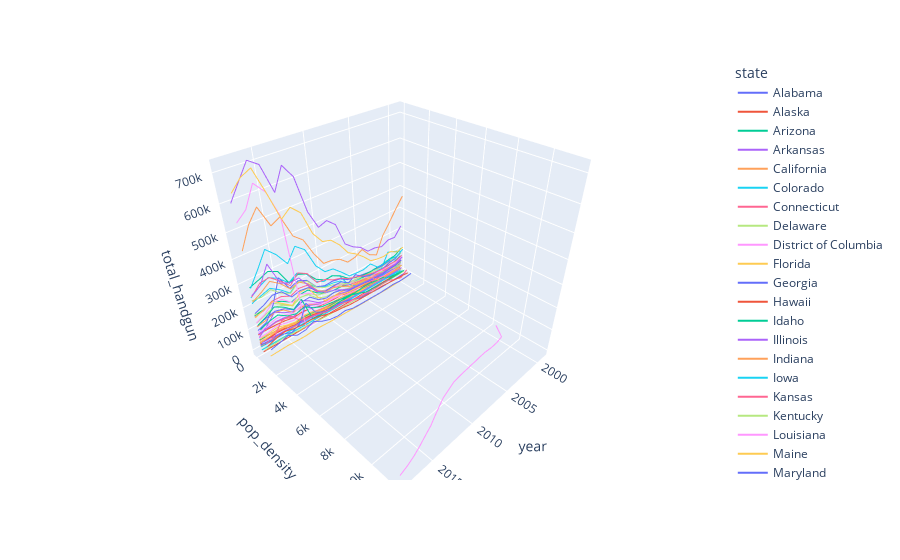

Notebook source saved alongside this figure:
### Code cell
#include DC by handguns
fig = px.line_3d(all_df, x="year", y="pop_density", z="total_handgun", color='state')
fig.show()

### Figure 1 — Plotly figure (JSON) as saved in the notebook; plotly's stock layout.template omitted (floating-point values rounded to 4 significant figures)
{"data": [{"hovertemplate": "state=Alabama<br>year=%{x}<br>pop_density=%{y}<br>total_handgun=%{z}<extra></extra>", "legendgroup": "Alabama", "line": {"color": "#636efa", "dash": "solid"}, "mode": "lines", "name": "Alabama", "scene": "scene", "showlegend": true, "type": "scatter3d", "x": [1999, 2000, 2001, 2002, 2003, 2004, 2005, 2006, 2007, 2008, 2009, 2010, 2011, 2012, 2013, 2014, 2015, 2016, 2017, 2018], "y": [86.12, 87.73, 87.97, 88.14, 88.5, 88.92, 89.57, 90.61, 91.4, 92.18, 92.79, 94.31, 94.57, 94.9, 95.19, 95.43, 95.64, 95.87, 96.07, 96.32], "z": [94544, 81983, 86615, 81324, 84163, 85821, 91961, 98254, 106824, 129517, 138145, 136652, 151878, 201513, 219673, 205267, 271875, 173345, 113839, 99101]}, {"hovertemplate": "state=Alaska<br>year=%{x}<br>pop_density=%{y}<br>total_handgun=%{z}<extra></extra>", "legendgroup": "Alaska", "line": {"color": "#EF553B", "dash": "solid"}, "mode": "lines", "name": "Alaska", "scene": "scene", "showlegend": true, "type": "scatter3d", "x": [1999, 2000, 2001, 2002, 2003, 2004, 2005, 2006, 2007, 2008, 2009, 2010, 2011, 2012, 2013, 2014, 2015, 2016, 2017, 2018], "y": [1.083, 1.097, 1.107, 1.124, 1.138, 1.157, 1.171, 1.184, 1.193, 1.203, 1.221, 1.248, 1.262, 1.277, 1.289, 1.287, 1.29, 1.296, 1.293, 1.289], "z": [14339, 12714, 13229, 12202, 12823, 14819, 17257, 18610, 19876, 24615, 25154, 27870, 30518, 38200, 39179, 38233, 39635, 40083, 37532, 35344]}, {"hovertemplate": "state=Arizona<br>year=%{x}<br>pop_density=%{y}<br>total_handgun=%{z}<extra></extra>", "legendgroup": "Arizona", "line": {"color": "#00cc96", "dash": "solid"}, "mode": "lines", "name": "Arizona", "scene": "scene", "showlegend": true, "type": "scatter3d", "x": [1999, 2000, 2001, 2002, 2003, 2004, 2005, 2006, 2007, 2008, 2009, 2010, 2011, 2012, 2013, 2014, 2015, 2016, 2017, 2018], "y": [42.05, 45.47, 46.68, 47.98, 49.2, 50.68, 52.58, 54.49, 55.99, 57.2, 58.04, 56.39, 56.97, 57.7, 58.39, 59.26, 60.14, 61.12, 62.03, 63.11], "z": [78103, 65267, 63196, 57203, 58771, 65013, 76933, 85187, 81058, 88394, 91341, 99529, 121327, 155303, 154403, 140430, 165758, 184637, 171815, 165432]}, {"hovertemplate": "state=Arkansas<br>year=%{x}<br>pop_density=%{y}<br>total_handgun=%{z}<extra></extra>", "legendgroup": "Arkansas", "line": {"color": "#ab63fa", "dash": "solid"}, "mode": "lines", "name": "Arkansas", "scene": "scene", "showlegend": true, "type": "scatter3d", "x": [1999, 2000, 2001, 2002, 2003, 2004, 2005, 2006, 2007, 2008, 2009, 2010, 2011, 2012, 2013, 2014, 2015, 2016, 2017, 2018], "y": [49.0, 51.44, 51.68, 51.95, 52.28, 52.74, 53.32, 54.07, 54.59, 55.08, 55.49, 56.12, 56.47, 56.7, 56.84, 57.0, 57.2, 57.43, 57.67, 57.88], "z": [50523, 43458, 41276, 37642, 38906, 38373, 40888, 44148, 46938, 56832, 63813, 59795, 65384, 81713, 86754, 72569, 89626, 93045, 85643, 80350]}, {"hovertemplate": "state=California<br>year=%{x}<br>pop_density=%{y}<br>total_handgun=%{z}<extra></extra>", "legendgroup": "California", "line": {"color": "#FFA15A", "dash": "solid"}, "mode": "lines", "name": "California", "scene": "scene", "showlegend": true, "type": "scatter3d", "x": [1999, 2000, 2001, 2002, 2003, 2004, 2005, 2006, 2007, 2008, 2009, 2010, 2011, 2012, 2013, 2014, 2015, 2016, 2017, 2018], "y": [212.5, 218.0, 221.1, 223.6, 226.0, 228.0, 229.5, 230.7, 232.3, 234.6, 237.0, 239.3, 241.4, 243.4, 245.5, 247.7, 249.8, 251.4, 252.6, 253.6], "z": [371893, 328615, 280044, 235121, 158811, 177220, 219760, 200857, 195941, 227528, 240795, 245159, 304814, 380810, 413018, 502333, 484461, 567107, 518489, 439363]}, {"hovertemplate": "state=Colorado<br>year=%{x}<br>pop_density=%{y}<br>total_handgun=%{z}<extra></extra>", "legendgroup": "Colorado", "line": {"color": "#19d3f3", "dash": "solid"}, "mode": "lines", "name": "Colorado", "scene": "scene", "showlegend": true, "type": "scatter3d", "x": [1999, 2000, 2001, 2002, 2003, 2004, 2005, 2006, 2007, 2008, 2009, 2010, 2011, 2012, 2013, 2014, 2015, 2016, 2017, 2018], "y": [39.11, 41.73, 42.74, 43.43, 43.86, 44.35, 44.94, 45.83, 46.69, 47.58, 48.45, 48.67, 49.38, 50.08, 50.82, 51.59, 52.57, 53.42, 54.15, 54.91], "z": [102368, 118000, 131277, 66778, 67461, 69512, 75000, 79488, 84766, 117975, 126647, 130155, 148975, 185000, 213214, 182562, 218026, 244769, 232337, 219776]}, {"hovertemplate": "state=Connecticut<br>year=%{x}<br>pop_density=%{y}<br>total_handgun=%{z}<extra></extra>", "legendgroup": "Connecticut", "line": {"color": "#FF6692", "dash": "solid"}, "mode": "lines", "name": "Connecticut", "scene": "scene", "showlegend": true, "type": "scatter3d", "x": [1999, 2000, 2001, 2002, 2003, 2004, 2005, 2006, 2007, 2008, 2009, 2010, 2011, 2012, 2013, 2014, 2015, 2016, 2017, 2018], "y": [677.4, 704.2, 707.7, 711.8, 715.8, 717.2, 717.8, 719.4, 720.1, 723.0, 726.2, 738.7, 740.6, 741.9, 742.0, 742.0, 740.5, 738.6, 737.6, 737.4], "z": [22375, 8, 9414, 24680, 25588, 22768, 24806, 25726, 29991, 37234, 46464, 47545, 49793, 63570, 68920, 78700, 123513, 122375, 71856, 60631]}, {"hovertemplate": "state=Delaware<br>year=%{x}<br>pop_density=%{y}<br>total_handgun=%{z}<extra></extra>", "legendgroup": "Delaware", "line": {"color": "#B6E880", "dash": "solid"}, "mode": "lines", "name": "Delaware", "scene": "scene", "showlegend": true, "type": "scatter3d", "x": [1999, 2000, 2001, 2002, 2003, 2004, 2005, 2006, 2007, 2008, 2009, 2010, 2011, 2012, 2013, 2014, 2015, 2016, 2017, 2018], "y": [385.7, 402.6, 406.8, 411.6, 417.1, 423.1, 429.9, 436.7, 442.7, 448.5, 453.1, 460.4, 464.3, 468.4, 472.7, 477.3, 481.8, 485.8, 489.8, 495.0], "z": [5979, 4948, 5209, 4788, 5020, 4995, 6213, 6107, 6300, 7822, 9712, 9230, 11131, 15712, 19861, 19442, 23872, 26453, 23537, 20520]}, {"hovertemplate": "state=District of Columbia<br>year=%{x}<br>pop_density=%{y}<br>total_handgun=%{z}<extra></extra>", "legendgroup": "District of Columbia", "line": {"color": "#FF97FF", "dash": "solid"}, "mode": "lines", "name": "District of Columbia", "scene": "scene", "showlegend": true, "type": "scatter3d", "x": [1999, 2000, 2001, 2002, 2003, 2004, 2005, 2006, 2007, 2008, 2009, 2010, 2011, 2012, 2013, 2014, 2015, 2016, 2017, 2018], "y": [8453.0, 9312.0, 9414.0, 9439.0, 9410.0, 9443.0, 9480.0, 9511.0, 9551.0, 9610.0, 9766.0, 9919.0, 10160.0, 10410.0, 10660.0, 10860.0, 11070.0, 11260.0, 11400.0, 11520.0], "z": [19, 17, 12, 6, 11, 14, 19, 54, 26, 187, 356, 308, 280, 427, 453, 475, 675, 675, 758, 976]}, {"hovertemplate": "state=Florida<br>year=%{x}<br>pop_density=%{y}<br>total_handgun=%{z}<extra></extra>", "legendgroup": "Florida", "line": {"color": "#FECB52", "dash": "solid"}, "mode": "lines", "name": "Florida", "scene": "scene", "showlegend": true, "type": "scatter3d", "x": [1999, 2000, 2001, 2002, 2003, 2004, 2005, 2006, 2007, 2008, 2009, 2010, 2011, 2012, 2013, 2014, 2015, 2016, 2017, 2018], "y": [280.2, 297.6, 303.3, 309.3, 314.9, 322.2, 329.8, 335.4, 338.9, 341.6, 343.8, 349.5, 354.1, 358.4, 362.8, 368.3, 375.0, 382.6, 389.0, 395.0], "z": [128773, 122562, 142355, 136819, 140959, 150880, 188425, 219607, 242807, 295143, 332491, 343715, 393230, 490384, 525587, 496767, 601871, 698920, 681550, 643595]}, {"hovertemplate": "state=Georgia<br>year=%{x}<br>pop_density=%{y}<br>total_handgun=%{z}<extra></extra>", "legendgroup": "Georgia", "line": {"color": "#636efa", "dash": "solid"}, "mode": "lines", "name": "Georgia", "scene": "scene", "showlegend": true, "type": "scatter3d", "x": [1999, 2000, 2001, 2002, 2003, 2004, 2005, 2006, 2007, 2008, 2009, 2010, 2011, 2012, 2013, 2014, 2015, 2016, 2017, 2018], "y": [134.5, 142.1, 145.4, 148.3, 150.9, 153.9, 157.1, 161.1, 164.6, 167.5, 169.7, 167.7, 169.3, 171.0, 172.2, 173.9, 175.8, 178.0, 179.8, 181.7], "z": [106569, 83738, 79997, 68660, 70067, 70216, 84156, 114233, 93554, 117550, 118170, 114490, 134906, 170985, 177111, 168885, 213093, 218367, 195803, 180943]}, {"hovertemplate": "state=Hawaii<br>year=%{x}<br>pop_density=%{y}<br>total_handgun=%{z}<extra></extra>", "legendgroup": "Hawaii", "line": {"color": "#EF553B", "dash": "solid"}, "mode": "lines", "name": "Hawaii", "scene": "scene", "showlegend": true, "type": "scatter3d", "x": [1999, 2000, 2001, 2002, 2003, 2004, 2005, 2006, 2007, 2008, 2009, 2010, 2011, 2012, 2013, 2014, 2015, 2016, 2017, 2018], "y": [184.6, 188.6, 189.7, 191.2, 193.0, 195.1, 197.1, 198.6, 198.8, 200.5, 201.7, 212.4, 214.7, 217.2, 219.3, 220.3, 221.5, 222.3, 221.7, 221.2], "z": [0, 0, 0, 0, 0, 0, 0, 0, 0, 0, 0, 0, 0, 6, 0, 0, 8, 20, 14, 10]}, {"hovertemplate": "state=Idaho<br>year=%{x}<br>pop_density=%{y}<br>total_handgun=%{z}<extra></extra>", "legendgroup": "Idaho", "line": {"color": "#00cc96", "dash": "solid"}, "mode": "lines", "name": "Idaho", "scene": "scene", "showlegend": true, "type": "scatter3d", "x": [1999, 2000, 2001, 2002, 2003, 2004, 2005, 2006, 2007, 2008, 2009, 2010, 2011, 2012, 2013, 2014, 2015, 2016, 2017, 2018], "y": [15.13, 15.71, 15.97, 16.22, 16.49, 16.82, 17.23, 17.7, 18.12, 18.46, 18.68, 18.98, 19.14, 19.28, 19.48, 19.72, 19.96, 20.34, 20.77, 21.2], "z": [21584, 19285, 17377, 15673, 15998, 15989, 17966, 20342, 22829, 26056, 26085, 26251, 31534, 39379, 41486, 35828, 42919, 50691, 49752, 51196]}, {"hovertemplate": "state=Illinois<br>year=%{x}<br>pop_density=%{y}<br>total_handgun=%{z}<extra></extra>", "legendgroup": "Illinois", "line": {"color": "#ab63fa", "dash": "solid"}, "mode": "lines", "name": "Illinois", "scene": "scene", "showlegend": true, "type": "scatter3d", "x": [1999, 2000, 2001, 2002, 2003, 2004, 2005, 2006, 2007, 2008, 2009, 2010, 2011, 2012, 2013, 2014, 2015, 2016, 2017, 2018], "y": [218.2, 223.8, 225.0, 225.9, 226.6, 227.5, 228.0, 228.8, 229.9, 231.1, 232.3, 231.0, 231.5, 231.8, 232.1, 231.9, 231.4, 230.8, 230.0, 229.2], "z": [77420, 60504, 57953, 52562, 53877, 53904, 56745, 60587, 64374, 80729, 99880, 109204, 134178, 181910, 236374, 235091, 252978, 352411, 282267, 259554]}, {"hovertemplate": "state=Indiana<br>year=%{x}<br>pop_density=%{y}<br>total_handgun=%{z}<extra></extra>", "legendgroup": "Indiana", "line": {"color": "#FFA15A", "dash": "solid"}, "mode": "lines", "name": "Indiana", "scene": "scene", "showlegend": true, "type": "scatter3d", "x": [1999, 2000, 2001, 2002, 2003, 2004, 2005, 2006, 2007, 2008, 2009, 2010, 2011, 2012, 2013, 2014, 2015, 2016, 2017, 2018], "y": [165.7, 169.8, 170.8, 171.4, 172.4, 173.3, 174.3, 175.7, 176.9, 178.1, 179.1, 181.0, 181.7, 182.3, 183.1, 183.8, 184.2, 184.9, 185.7, 186.6], "z": [31730, 22982, 25208, 19158, 29783, 63251, 63983, 69893, 74557, 94894, 110510, 112636, 136257, 188993, 215811, 205304, 249659, 278987, 251978, 231244]}, {"hovertemplate": "state=Iowa<br>year=%{x}<br>pop_density=%{y}<br>total_handgun=%{z}<extra></extra>", "legendgroup": "Iowa", "line": {"color": "#19d3f3", "dash": "solid"}, "mode": "lines", "name": "Iowa", "scene": "scene", "showlegend": true, "type": "scatter3d", "x": [1999, 2000, 2001, 2002, 2003, 2004, 2005, 2006, 2007, 2008, 2009, 2010, 2011, 2012, 2013, 2014, 2015, 2016, 2017, 2018], "y": [51.36, 52.41, 52.43, 52.43, 52.49, 52.65, 52.79, 53.06, 53.32, 53.59, 53.84, 54.61, 54.88, 55.06, 55.36, 55.66, 55.87, 56.06, 56.27, 56.49], "z": [649, 440, 421, 333, 274, 335, 343, 312, 264, 378, 464, 608, 1027, 1503, 2160, 2153, 2715, 2975, 2683, 2213]}, {"hovertemplate": "state=Kansas<br>year=%{x}<br>pop_density=%{y}<br>total_handgun=%{z}<extra></extra>", "legendgroup": "Kansas", "line": {"color": "#FF6692", "dash": "solid"}, "mode": "lines", "name": "Kansas", "scene": "scene", "showlegend": true, "type": "scatter3d", "x": [1999, 2000, 2001, 2002, 2003, 2004, 2005, 2006, 2007, 2008, 2009, 2010, 2011, 2012, 2013, 2014, 2015, 2016, 2017, 2018], "y": [32.44, 32.91, 33.02, 33.16, 33.27, 33.38, 33.51, 33.68, 33.93, 34.19, 34.45, 34.94, 35.07, 35.27, 35.37, 35.46, 35.56, 35.58, 35.58, 35.59], "z": [35809, 29377, 28025, 26334, 27260, 27429, 28221, 37954, 43892, 54072, 63269, 62375, 65924, 88085, 88841, 66442, 83086, 88492, 81972, 73792]}, {"hovertemplate": "state=Kentucky<br>year=%{x}<br>pop_density=%{y}<br>total_handgun=%{z}<extra></extra>", "legendgroup": "Kentucky", "line": {"color": "#B6E880", "dash": "solid"}, "mode": "lines", "name": "Kentucky", "scene": "scene", "showlegend": true, "type": "scatter3d", "x": [1999, 2000, 2001, 2002, 2003, 2004, 2005, 2006, 2007, 2008, 2009, 2010, 2011, 2012, 2013, 2014, 2015, 2016, 2017, 2018], "y": [99.7, 101.9, 102.4, 103.0, 103.7, 104.4, 105.3, 106.2, 107.1, 107.9, 108.6, 109.4, 110.0, 110.4, 110.9, 111.1, 111.4, 111.7, 112.1, 112.5], "z": [96183, 84688, 84430, 78747, 78667, 81212, 83889, 88373, 90491, 99733, 105589, 101852, 112562, 139489, 143223, 124291, 149596, 161940, 148753, 133622]}, {"hovertemplate": "state=Louisiana<br>year=%{x}<br>pop_density=%{y}<br>total_handgun=%{z}<extra></extra>", "legendgroup": "Louisiana", "line": {"color": "#FF97FF", "dash": "solid"}, "mode": "lines", "name": "Louisiana", "scene": "scene", "showlegend": true, "type": "scatter3d", "x": [1999, 2000, 2001, 2002, 2003, 2004, 2005, 2006, 2007, 2008, 2009, 2010, 2011, 2012, 2013, 2014, 2015, 2016, 2017, 2018], "y": [100.4, 102.6, 102.4, 102.5, 102.7, 103.1, 103.2, 97.34, 100.5, 102.2, 103.1, 104.3, 105.0, 105.6, 106.2, 106.6, 107.1, 107.4, 107.2, 107.0], "z": [70507, 59327, 59756, 60116, 61879, 58940, 83836, 85864, 84001, 103374, 106957, 100366, 112845, 142213, 157163, 140272, 176080, 184620, 152714, 134913]}, {"hovertemplate": "state=Maine<br>year=%{x}<br>pop_density=%{y}<br>total_handgun=%{z}<extra></extra>", "legendgroup": "Maine", "line": {"color": "#FECB52", "dash": "solid"}, "mode": "lines", "name": "Maine", "scene": "scene", "showlegend": true, "type": "scatter3d", "x": [1999, 2000, 2001, 2002, 2003, 2004, 2005, 2006, 2007, 2008, 2009, 2010, 2011, 2012, 2013, 2014, 2015, 2016, 2017, 2018], "y": [40.6, 41.39, 41.63, 41.93, 42.22, 42.39, 42.5, 42.61, 42.68, 42.76, 42.72, 43.02, 43.04, 43.02, 43.04, 43.12, 43.05, 43.14, 43.26, 43.37], "z": [12928, 12055, 13193, 12952, 13102, 13825, 14032, 14857, 15401, 19138, 22013, 24205, 27901, 37627, 39858, 33604, 43736, 50232, 42022, 38645]}, {"hovertemplate": "state=Maryland<br>year=%{x}<br>pop_density=%{y}<br>total_handgun=%{z}<extra></extra>", "legendgroup": "Maryland", "line": {"color": "#636efa", "dash": "solid"}, "mode": "lines", "name": "Maryland", "scene": "scene", "showlegend": true, "type": "scatter3d", "x": [1999, 2000, 2001, 2002, 2003, 2004, 2005, 2006, 2007, 2008, 2009, 2010, 2011, 2012, 2013, 2014, 2015, 2016, 2017, 2018], "y": [529.1, 543.3, 549.9, 556.6, 562.4, 567.1, 571.2, 574.2, 576.5, 579.0, 583.1, 592.2, 597.4, 602.3, 606.1, 609.6, 612.5, 614.4, 616.4, 618.2], "z": [2054, 1708, 1471, 1280, 1339, 3083, 10097, 9444, 22674, 37352, 46389, 40567, 46683, 67830, 133057, 55837, 37956, 53405, 53124, 54329]}, {"hovertemplate": "state=Massachusetts<br>year=%{x}<br>pop_density=%{y}<br>total_handgun=%{z}<extra></extra>", "legendgroup": "Massachusetts", "line": {"color": "#EF553B", "dash": "solid"}, "mode": "lines", "name": "Massachusetts", "scene": "scene", "showlegend": true, "type": "scatter3d", "x": [1999, 2000, 2001, 2002, 2003, 2004, 2005, 2006, 2007, 2008, 2009, 2010, 2011, 2012, 2013, 2014, 2015, 2016, 2017, 2018], "y": [787.6, 811.6, 817.8, 821.6, 822.9, 822.9, 823.1, 824.8, 829.0, 834.6, 841.0, 837.6, 843.5, 849.9, 856.4, 862.7, 866.8, 870.7, 875.4, 880.4], "z": [9504, 14067, 15490, 17775, 21189, 20815, 20581, 21341, 22247, 24184, 30166, 33468, 42506, 55136, 61229, 59724, 66056, 76567, 67828, 53787]}, {"hovertemplate": "state=Michigan<br>year=%{x}<br>pop_density=%{y}<br>total_handgun=%{z}<extra></extra>", "legendgroup": "Michigan", "line": {"color": "#00cc96", "dash": "solid"}, "mode": "lines", "name": "Michigan", "scene": "scene", "showlegend": true, "type": "scatter3d", "x": [1999, 2000, 2001, 2002, 2003, 2004, 2005, 2006, 2007, 2008, 2009, 2010, 2011, 2012, 2013, 2014, 2015, 2016, 2017, 2018], "y": [173.6, 175.3, 176.2, 176.7, 177.2, 177.6, 177.6, 177.5, 176.9, 176.1, 175.5, 173.9, 174.0, 174.2, 174.5, 174.8, 174.9, 175.2, 175.6, 176.0], "z": [1398, 964, 5214, 23211, 27100, 32593, 33073, 28574, 24623, 26618, 25716, 18531, 15234, 21026, 136692, 110078, 142450, 165938, 142622, 124708]}, {"hovertemplate": "state=Minnesota<br>year=%{x}<br>pop_density=%{y}<br>total_handgun=%{z}<extra></extra>", "legendgroup": "Minnesota", "line": {"color": "#ab63fa", "dash": "solid"}, "mode": "lines", "name": "Minnesota", "scene": "scene", "showlegend": true, "type": "scatter3d", "x": [1999, 2000, 2001, 2002, 2003, 2004, 2005, 2006, 2007, 2008, 2009, 2010, 2011, 2012, 2013, 2014, 2015, 2016, 2017, 2018], "y": [59.99, 61.98, 62.59, 63.03, 63.41, 63.8, 64.14, 64.67, 65.21, 65.7, 66.15, 66.71, 67.15, 67.54, 68.0, 68.48, 68.87, 69.38, 69.94, 70.48], "z": [27953, 29984, 29005, 28887, 40302, 39456, 37817, 41800, 45385, 55496, 62929, 59997, 73815, 104260, 126322, 95410, 112673, 136779, 97130, 64724]}, {"hovertemplate": "state=Mississippi<br>year=%{x}<br>pop_density=%{y}<br>total_handgun=%{z}<extra></extra>", "legendgroup": "Mississippi", "line": {"color": "#FFA15A", "dash": "solid"}, "mode": "lines", "name": "Mississippi", "scene": "scene", "showlegend": true, "type": "scatter3d", "x": [1999, 2000, 2001, 2002, 2003, 2004, 2005, 2006, 2007, 2008, 2009, 2010, 2011, 2012, 2013, 2014, 2015, 2016, 2017, 2018], "y": [59.02, 60.72, 60.83, 60.94, 61.14, 61.53, 61.83, 61.76, 62.29, 62.68, 62.93, 63.33, 63.5, 63.61, 63.72, 63.76, 63.72, 63.71, 63.74, 63.67], "z": [66980, 56142, 52604, 48510, 48080, 49444, 55797, 58285, 56701, 64799, 62432, 62207, 68944, 86016, 97028, 92613, 125463, 135408, 121841, 114616]}, {"hovertemplate": "state=Missouri<br>year=%{x}<br>pop_density=%{y}<br>total_handgun=%{z}<extra></extra>", "legendgroup": "Missouri", "line": {"color": "#19d3f3", "dash": "solid"}, "mode": "lines", "name": "Missouri", "scene": "scene", "showlegend": true, "type": "scatter3d", "x": [1999, 2000, 2001, 2002, 2003, 2004, 2005, 2006, 2007, 2008, 2009, 2010, 2011, 2012, 2013, 2014, 2015, 2016, 2017, 2018], "y": [79.38, 81.38, 81.93, 82.47, 82.96, 83.59, 84.29, 85.09, 85.79, 86.47, 86.92, 87.04, 87.24, 87.45, 87.69, 87.92, 88.14, 88.37, 88.68, 88.94], "z": [43744, 36523, 35878, 34263, 39108, 46817, 49910, 53998, 84055, 143407, 164674, 157387, 176807, 231266, 252778, 229945, 269241, 291803, 273172, 246344]}, {"hovertemplate": "state=Montana<br>year=%{x}<br>pop_density=%{y}<br>total_handgun=%{z}<extra></extra>", "legendgroup": "Montana", "line": {"color": "#FF6692", "dash": "solid"}, "mode": "lines", "name": "Montana", "scene": "scene", "showlegend": true, "type": "scatter3d", "x": [1999, 2000, 2001, 2002, 2003, 2004, 2005, 2006, 2007, 2008, 2009, 2010, 2011, 2012, 2013, 2014, 2015, 2016, 2017, 2018], "y": [6.065, 6.206, 6.224, 6.251, 6.298, 6.361, 6.422, 6.501, 6.577, 6.651, 6.699, 6.807, 6.851, 6.896, 6.964, 7.021, 7.08, 7.151, 7.235, 7.298], "z": [19448, 18401, 18426, 18032, 19102, 19321, 19703, 20636, 22430, 26311, 28893, 29611, 34306, 44700, 44390, 38409, 41516, 43050, 40021, 38393]}, {"hovertemplate": "state=Nebraska<br>year=%{x}<br>pop_density=%{y}<br>total_handgun=%{z}<extra></extra>", "legendgroup": "Nebraska", "line": {"color": "#B6E880", "dash": "solid"}, "mode": "lines", "name": "Nebraska", "scene": "scene", "showlegend": true, "type": "scatter3d", "x": [1999, 2000, 2001, 2002, 2003, 2004, 2005, 2006, 2007, 2008, 2009, 2010, 2011, 2012, 2013, 2014, 2015, 2016, 2017, 2018], "y": [21.67, 22.29, 22.35, 22.44, 22.55, 22.66, 22.79, 22.9, 23.02, 23.18, 23.37, 23.8, 23.94, 24.11, 24.27, 24.45, 24.61, 24.79, 24.95, 25.1], "z": [615, 393, 295, 210, 192, 176, 26, 28, 28, 116, 155, 950, 1263, 1256, 1399, 1392, 1905, 1859, 1847, 1633]}, {"hovertemplate": "state=Nevada<br>year=%{x}<br>pop_density=%{y}<br>total_handgun=%{z}<extra></extra>", "legendgroup": "Nevada", "line": {"color": "#FF97FF", "dash": "solid"}, "mode": "lines", "name": "Nevada", "scene": "scene", "showlegend": true, "type": "scatter3d", "x": [1999, 2000, 2001, 2002, 2003, 2004, 2005, 2006, 2007, 2008, 2009, 2010, 2011, 2012, 2013, 2014, 2015, 2016, 2017, 2018], "y": [16.47, 18.38, 19.07, 19.72, 20.37, 21.2, 21.93, 22.7, 23.38, 23.82, 24.07, 24.61, 24.7, 24.99, 25.29, 25.67, 26.12, 26.59, 27.06, 27.63], "z": [31387, 23817, 24035, 21956, 22692, 24866, 29772, 30783, 31649, 45248, 50143, 49669, 56604, 65506, 63392, 51948, 60528, 69956, 61487, 58817]}, {"hovertemplate": "state=New Hampshire<br>year=%{x}<br>pop_density=%{y}<br>total_handgun=%{z}<extra></extra>", "legendgroup": "New Hampshire", "line": {"color": "#FECB52", "dash": "solid"}, "mode": "lines", "name": "New Hampshire", "scene": "scene", "showlegend": true, "type": "scatter3d", "x": [1999, 2000, 2001, 2002, 2003, 2004, 2005, 2006, 2007, 2008, 2009, 2010, 2011, 2012, 2013, 2014, 2015, 2016, 2017, 2018], "y": [133.9, 138.3, 140.1, 141.7, 142.9, 144.2, 145.1, 146.3, 146.9, 147.4, 147.7, 146.8, 147.2, 147.6, 147.9, 148.7, 149.0, 149.7, 150.5, 151.3], "z": [11799, 14495, 15257, 13637, 13890, 13343, 14565, 16653, 18784, 23478, 27945, 28788, 33604, 50982, 56476, 47550, 55631, 69400, 63149, 60637]}, {"hovertemplate": "state=New Jersey<br>year=%{x}<br>pop_density=%{y}<br>total_handgun=%{z}<extra></extra>", "legendgroup": "New Jersey", "line": {"color": "#636efa", "dash": "solid"}, "mode": "lines", "name": "New Jersey", "scene": "scene", "showlegend": true, "type": "scatter3d", "x": [1999, 2000, 2001, 2002, 2003, 2004, 2005, 2006, 2007, 2008, 2009, 2010, 2011, 2012, 2013, 2014, 2015, 2016, 2017, 2018], "y": [1098.0, 1137.0, 1145.0, 1152.0, 1157.0, 1161.0, 1162.0, 1163.0, 1164.0, 1168.0, 1174.0, 1186.0, 1190.0, 1193.0, 1194.0, 1195.0, 1196.0, 1197.0, 1198.0, 1201.0], "z": [16176, 15263, 13791, 17647, 15998, 14399, 15541, 16360, 16505, 19042, 29976, 25593, 31163, 45152, 66786, 49911, 47849, 70249, 58989, 51231]}, {"hovertemplate": "state=New Mexico<br>year=%{x}<br>pop_density=%{y}<br>total_handgun=%{z}<extra></extra>", "legendgroup": "New Mexico", "line": {"color": "#EF553B", "dash": "solid"}, "mode": "lines", "name": "New Mexico", "scene": "scene", "showlegend": true, "type": "scatter3d", "x": [1999, 2000, 2001, 2002, 2003, 2004, 2005, 2006, 2007, 2008, 2009, 2010, 2011, 2012, 2013, 2014, 2015, 2016, 2017, 2018], "y": [14.34, 15.0, 15.07, 15.24, 15.41, 15.59, 15.79, 16.01, 16.22, 16.37, 16.56, 17.01, 17.14, 17.2, 17.25, 17.22, 17.22, 17.25, 17.25, 17.27], "z": [35566, 29382, 29983, 27447, 27484, 29698, 31289, 34075, 37368, 44428, 44703, 47094, 51905, 63570, 69063, 64059, 71902, 75665, 77162, 75103]}, {"hovertemplate": "state=New York<br>year=%{x}<br>pop_density=%{y}<br>total_handgun=%{z}<extra></extra>", "legendgroup": "New York", "line": {"color": "#00cc96", "dash": "solid"}, "mode": "lines", "name": "New York", "scene": "scene", "showlegend": true, "type": "scatter3d", "x": [1999, 2000, 2001, 2002, 2003, 2004, 2005, 2006, 2007, 2008, 2009, 2010, 2011, 2012, 2013, 2014, 2015, 2016, 2017, 2018], "y": [385.4, 402.4, 404.3, 405.9, 407.3, 408.7, 409.4, 410.0, 411.4, 412.3, 413.9, 410.9, 413.0, 414.6, 415.7, 416.3, 416.4, 416.0, 414.9, 413.9], "z": [10451, 9624, 8629, 8078, 9603, 11095, 12976, 28895, 40064, 44329, 54613, 59852, 65774, 82887, 108952, 98573, 110505, 137350, 129886, 114799]}, {"hovertemplate": "state=North Carolina<br>year=%{x}<br>pop_density=%{y}<br>total_handgun=%{z}<extra></extra>", "legendgroup": "North Carolina", "line": {"color": "#ab63fa", "dash": "solid"}, "mode": "lines", "name": "North Carolina", "scene": "scene", "showlegend": true, "type": "scatter3d", "x": [1999, 2000, 2001, 2002, 2003, 2004, 2005, 2006, 2007, 2008, 2009, 2010, 2011, 2012, 2013, 2014, 2015, 2016, 2017, 2018], "y": [157.1, 165.9, 168.4, 170.7, 172.8, 175.1, 178.0, 182.0, 186.1, 189.8, 192.6, 196.6, 198.2, 200.1, 202.1, 203.9, 206.0, 208.5, 210.9, 213.2], "z": [18324, 16227, 16048, 15566, 16180, 15242, 14429, 15205, 14726, 16516, 17155, 19831, 22856, 30252, 31649, 35262, 38328, 39460, 42792, 42987]}, {"hovertemplate": "state=North Dakota<br>year=%{x}<br>pop_density=%{y}<br>total_handgun=%{z}<extra></extra>", "legendgroup": "North Dakota", "line": {"color": "#FFA15A", "dash": "solid"}, "mode": "lines", "name": "North Dakota", "scene": "scene", "showlegend": true, "type": "scatter3d", "x": [1999, 2000, 2001, 2002, 2003, 2004, 2005, 2006, 2007, 2008, 2009, 2010, 2011, 2012, 2013, 2014, 2015, 2016, 2017, 2018], "y": [9.187, 9.296, 9.224, 9.186, 9.174, 9.225, 9.211, 9.232, 9.253, 9.299, 9.378, 9.782, 9.933, 10.16, 10.47, 10.69, 10.93, 10.94, 10.95, 11.02], "z": [5032, 4994, 4746, 4462, 4700, 5060, 5448, 6128, 6767, 8958, 10123, 10339, 15596, 23557, 24345, 19659, 21368, 20735, 20596, 19277]}, {"hovertemplate": "state=Ohio<br>year=%{x}<br>pop_density=%{y}<br>total_handgun=%{z}<extra></extra>", "legendgroup": "Ohio", "line": {"color": "#19d3f3", "dash": "solid"}, "mode": "lines", "name": "Ohio", "scene": "scene", "showlegend": true, "type": "scatter3d", "x": [1999, 2000, 2001, 2002, 2003, 2004, 2005, 2006, 2007, 2008, 2009, 2010, 2011, 2012, 2013, 2014, 2015, 2016, 2017, 2018], "y": [274.9, 277.5, 278.3, 278.9, 279.5, 280.0, 280.2, 280.7, 281.3, 281.5, 281.9, 281.8, 281.9, 282.0, 282.7, 283.4, 283.7, 284.1, 284.9, 285.5], "z": [119054, 99315, 103298, 97773, 99451, 133795, 123742, 126274, 131205, 168719, 202607, 208730, 254132, 341709, 372746, 318776, 374060, 411864, 350111, 292598]}, {"hovertemplate": "state=Oklahoma<br>year=%{x}<br>pop_density=%{y}<br>total_handgun=%{z}<extra></extra>", "legendgroup": "Oklahoma", "line": {"color": "#FF6692", "dash": "solid"}, "mode": "lines", "name": "Oklahoma", "scene": "scene", "showlegend": true, "type": "scatter3d", "x": [1999, 2000, 2001, 2002, 2003, 2004, 2005, 2006, 2007, 2008, 2009, 2010, 2011, 2012, 2013, 2014, 2015, 2016, 2017, 2018], "y": [48.9, 50.3, 50.46, 50.75, 50.95, 51.18, 51.45, 52.05, 52.6, 53.07, 53.69, 54.75, 55.16, 55.61, 56.11, 56.48, 56.94, 57.19, 57.27, 57.42], "z": [57147, 49532, 52066, 50570, 53744, 57409, 63140, 70088, 76620, 97833, 109656, 110381, 126424, 177976, 183437, 168627, 187511, 188417, 167696, 158710]}, {"hovertemplate": "state=Oregon<br>year=%{x}<br>pop_density=%{y}<br>total_handgun=%{z}<extra></extra>", "legendgroup": "Oregon", "line": {"color": "#B6E880", "dash": "solid"}, "mode": "lines", "name": "Oregon", "scene": "scene", "showlegend": true, "type": "scatter3d", "x": [1999, 2000, 2001, 2002, 2003, 2004, 2005, 2006, 2007, 2008, 2009, 2010, 2011, 2012, 2013, 2014, 2015, 2016, 2017, 2018], "y": [34.54, 35.74, 36.15, 36.64, 36.98, 37.23, 37.69, 38.31, 38.89, 39.41, 39.85, 39.98, 40.33, 40.62, 40.86, 41.29, 41.84, 42.62, 43.2, 43.65], "z": [63342, 49634, 46620, 44013, 47287, 48042, 52469, 56364, 60535, 71876, 77167, 80060, 95413, 132660, 140539, 123605, 150194, 178739, 169963, 167730]}, {"hovertemplate": "state=Pennsylvania<br>year=%{x}<br>pop_density=%{y}<br>total_handgun=%{z}<extra></extra>", "legendgroup": "Pennsylvania", "line": {"color": "#FF97FF", "dash": "solid"}, "mode": "lines", "name": "Pennsylvania", "scene": "scene", "showlegend": true, "type": "scatter3d", "x": [1999, 2000, 2001, 2002, 2003, 2004, 2005, 2006, 2007, 2008, 2009, 2010, 2011, 2012, 2013, 2014, 2015, 2016, 2017, 2018], "y": [267.6, 274.1, 274.4, 275.0, 275.7, 276.4, 277.1, 278.3, 279.4, 280.4, 281.3, 283.6, 284.4, 284.9, 285.1, 285.4, 285.3, 285.2, 285.4, 285.8], "z": [4139, 10, 0, 0, 2, 0, 2, 137, 1, 2, 7, 6, 94, 536, 320, 507891, 605707, 647974, 572731, 541488]}, {"hovertemplate": "state=Rhode Island<br>year=%{x}<br>pop_density=%{y}<br>total_handgun=%{z}<extra></extra>", "legendgroup": "Rhode Island", "line": {"color": "#FECB52", "dash": "solid"}, "mode": "lines", "name": "Rhode Island", "scene": "scene", "showlegend": true, "type": "scatter3d", "x": [1999, 2000, 2001, 2002, 2003, 2004, 2005, 2006, 2007, 2008, 2009, 2010, 2011, 2012, 2013, 2014, 2015, 2016, 2017, 2018], "y": [948.2, 1006.0, 1013.0, 1020.0, 1025.0, 1025.0, 1019.0, 1015.0, 1010.0, 1008.0, 1008.0, 1009.0, 1008.0, 1009.0, 1010.0, 1011.0, 1011.0, 1012.0, 1011.0, 1012.0], "z": [4933, 4216, 4385, 4061, 4014, 4294, 4266, 4321, 4535, 5869, 7168, 7641, 8689, 11604, 12821, 10096, 11377, 14507, 13176, 12619]}, {"hovertemplate": "state=South Carolina<br>year=%{x}<br>pop_density=%{y}<br>total_handgun=%{z}<extra></extra>", "legendgroup": "South Carolina", "line": {"color": "#636efa", "dash": "solid"}, "mode": "lines", "name": "South Carolina", "scene": "scene", "showlegend": true, "type": "scatter3d", "x": [1999, 2000, 2001, 2002, 2003, 2004, 2005, 2006, 2007, 2008, 2009, 2010, 2011, 2012, 2013, 2014, 2015, 2016, 2017, 2018], "y": [129.1, 133.6, 134.9, 136.3, 137.7, 139.5, 141.4, 144.1, 146.9, 149.6, 151.5, 154.0, 155.2, 156.7, 158.2, 160.2, 162.5, 164.7, 166.8, 168.9], "z": [57983, 47169, 45673, 40243, 42273, 43079, 48928, 51585, 55227, 76430, 85155, 78737, 91423, 125378, 122412, 107694, 134888, 145508, 136773, 125509]}, {"hovertemplate": "state=South Dakota<br>year=%{x}<br>pop_density=%{y}<br>total_handgun=%{z}<extra></extra>", "legendgroup": "South Dakota", "line": {"color": "#EF553B", "dash": "solid"}, "mode": "lines", "name": "South Dakota", "scene": "scene", "showlegend": true, "type": "scatter3d", "x": [1999, 2000, 2001, 2002, 2003, 2004, 2005, 2006, 2007, 2008, 2009, 2010, 2011, 2012, 2013, 2014, 2015, 2016, 2017, 2018], "y": [9.661, 9.958, 10.0, 10.04, 10.11, 10.2, 10.28, 10.39, 10.5, 10.6, 10.71, 10.76, 10.85, 10.98, 11.1, 11.19, 11.25, 11.37, 11.51, 11.63], "z": [4168, 5768, 7032, 7888, 8649, 9217, 9481, 9835, 10884, 15358, 16947, 17541, 21279, 30119, 32669, 28890, 33925, 38146, 33201, 29625]}, {"hovertemplate": "state=Tennessee<br>year=%{x}<br>pop_density=%{y}<br>total_handgun=%{z}<extra></extra>", "legendgroup": "Tennessee", "line": {"color": "#00cc96", "dash": "solid"}, "mode": "lines", "name": "Tennessee", "scene": "scene", "showlegend": true, "type": "scatter3d", "x": [1999, 2000, 2001, 2002, 2003, 2004, 2005, 2006, 2007, 2008, 2009, 2010, 2011, 2012, 2013, 2014, 2015, 2016, 2017, 2018], "y": [133.0, 138.4, 139.6, 140.8, 142.1, 143.6, 145.5, 147.7, 149.8, 151.4, 152.8, 154.2, 155.2, 156.5, 157.5, 158.7, 159.9, 161.2, 162.8, 164.3], "z": [122114, 100998, 97966, 91223, 90007, 87637, 91349, 98928, 114808, 146725, 166340, 166078, 188776, 233098, 249753, 229718, 300902, 319557, 304012, 290656]}, {"hovertemplate": "state=Texas<br>year=%{x}<br>pop_density=%{y}<br>total_handgun=%{z}<extra></extra>", "legendgroup": "Texas", "line": {"color": "#ab63fa", "dash": "solid"}, "mode": "lines", "name": "Texas", "scene": "scene", "showlegend": true, "type": "scatter3d", "x": [1999, 2000, 2001, 2002, 2003, 2004, 2005, 2006, 2007, 2008, 2009, 2010, 2011, 2012, 2013, 2014, 2015, 2016, 2017, 2018], "y": [76.56, 80.01, 81.49, 82.93, 84.26, 85.63, 87.1, 89.26, 91.05, 92.84, 94.66, 96.42, 97.96, 99.66, 101.2, 103.0, 105.0, 106.7, 108.2, 109.6], "z": [229866, 189654, 193477, 177884, 188869, 190373, 225605, 245460, 275743, 376363, 408417, 396375, 473092, 615886, 666857, 586576, 692677, 717546, 661685, 604427]}, {"hovertemplate": "state=Utah<br>year=%{x}<br>pop_density=%{y}<br>total_handgun=%{z}<extra></extra>", "legendgroup": "Utah", "line": {"color": "#FFA15A", "dash": "solid"}, "mode": "lines", "name": "Utah", "scene": "scene", "showlegend": true, "type": "scatter3d", "x": [1999, 2000, 2001, 2002, 2003, 2004, 2005, 2006, 2007, 2008, 2009, 2010, 2011, 2012, 2013, 2014, 2015, 2016, 2017, 2018], "y": [25.93, 27.32, 27.89, 28.42, 28.97, 29.69, 30.43, 31.45, 32.43, 33.2, 33.9, 33.79, 34.26, 34.74, 35.28, 35.76, 36.31, 37.04, 37.78, 38.48], "z": [26051, 19941, 19427, 16940, 18200, 18899, 20349, 24198, 29154, 34625, 34134, 28442, 32129, 45471, 48741, 36773, 46589, 52148, 50092, 47589]}, {"hovertemplate": "state=Vermont<br>year=%{x}<br>pop_density=%{y}<br>total_handgun=%{z}<extra></extra>", "legendgroup": "Vermont", "line": {"color": "#19d3f3", "dash": "solid"}, "mode": "lines", "name": "Vermont", "scene": "scene", "showlegend": true, "type": "scatter3d", "x": [1999, 2000, 2001, 2002, 2003, 2004, 2005, 2006, 2007, 2008, 2009, 2010, 2011, 2012, 2013, 2014, 2015, 2016, 2017, 2018], "y": [64.19, 65.94, 66.18, 66.48, 66.66, 66.83, 66.9, 67.03, 67.08, 67.14, 67.22, 67.66, 67.78, 67.68, 67.7, 67.59, 67.59, 67.42, 67.52, 67.71], "z": [6443, 5867, 5873, 5656, 5846, 5816, 5912, 6743, 6673, 8102, 8898, 9535, 11276, 14891, 15913, 13926, 16366, 18342, 17651, 18600]}, {"hovertemplate": "state=Virginia<br>year=%{x}<br>pop_density=%{y}<br>total_handgun=%{z}<extra></extra>", "legendgroup": "Virginia", "line": {"color": "#FF6692", "dash": "solid"}, "mode": "lines", "name": "Virginia", "scene": "scene", "showlegend": true, "type": "scatter3d", "x": [1999, 2000, 2001, 2002, 2003, 2004, 2005, 2006, 2007, 2008, 2009, 2010, 2011, 2012, 2013, 2014, 2015, 2016, 2017, 2018], "y": [173.6, 179.4, 181.6, 184.0, 186.2, 188.6, 191.0, 193.1, 195.0, 196.9, 199.1, 202.6, 204.6, 206.7, 208.4, 209.9, 211.2, 212.4, 213.8, 215.1], "z": [84170, 71978, 73338, 69145, 72882, 80005, 89812, 103747, 114206, 137088, 148246, 169736, 175556, 235889, 257928, 221407, 262175, 296012, 292322, 254216]}, {"hovertemplate": "state=Washington<br>year=%{x}<br>pop_density=%{y}<br>total_handgun=%{z}<extra></extra>", "legendgroup": "Washington", "line": {"color": "#B6E880", "dash": "solid"}, "mode": "lines", "name": "Washington", "scene": "scene", "showlegend": true, "type": "scatter3d", "x": [1999, 2000, 2001, 2002, 2003, 2004, 2005, 2006, 2007, 2008, 2009, 2010, 2011, 2012, 2013, 2014, 2015, 2016, 2017, 2018], "y": [86.5, 88.83, 89.98, 91.01, 91.87, 92.94, 94.09, 95.76, 97.15, 98.67, 100.1, 101.3, 102.5, 103.6, 104.6, 106.0, 107.7, 109.6, 111.6, 113.2], "z": [29640, 34495, 41661, 51134, 61050, 64946, 70933, 78501, 86959, 105614, 120959, 128688, 150152, 198633, 214288, 183413, 204953, 240751, 228733, 233901]}, {"hovertemplate": "state=West Virginia<br>year=%{x}<br>pop_density=%{y}<br>total_handgun=%{z}<extra></extra>", "legendgroup": "West Virginia", "line": {"color": "#FF97FF", "dash": "solid"}, "mode": "lines", "name": "West Virginia", "scene": "scene", "showlegend": true, "type": "scatter3d", "x": [1999, 2000, 2001, 2002, 2003, 2004, 2005, 2006, 2007, 2008, 2009, 2010, 2011, 2012, 2013, 2014, 2015, 2016, 2017, 2018], "y": [75.05, 75.05, 74.7, 74.73, 74.85, 74.9, 74.92, 75.06, 75.22, 75.38, 75.58, 77.01, 77.09, 77.11, 76.99, 76.81, 76.5, 76.04, 75.47, 75.0], "z": [40720, 36957, 38178, 37574, 36561, 36608, 38730, 40045, 42137, 50684, 57192, 58351, 70744, 90107, 104412, 89182, 101276, 105855, 94410, 88740]}, {"hovertemplate": "state=Wisconsin<br>year=%{x}<br>pop_density=%{y}<br>total_handgun=%{z}<extra></extra>", "legendgroup": "Wisconsin", "line": {"color": "#FECB52", "dash": "solid"}, "mode": "lines", "name": "Wisconsin", "scene": "scene", "showlegend": true, "type": "scatter3d", "x": [1999, 2000, 2001, 2002, 2003, 2004, 2005, 2006, 2007, 2008, 2009, 2010, 2011, 2012, 2013, 2014, 2015, 2016, 2017, 2018], "y": [96.68, 98.95, 99.59, 100.3, 100.8, 101.5, 102.0, 102.6, 103.1, 103.6, 104.1, 104.8, 105.0, 105.3, 105.6, 105.9, 106.1, 106.3, 106.6, 107.0], "z": [49549, 40804, 41129, 39058, 43253, 41028, 39972, 43712, 43615, 54043, 64538, 62781, 102151, 166410, 167123, 126605, 157065, 188275, 173954, 158189]}, {"hovertemplate": "state=Wyoming<br>year=%{x}<br>pop_density=%{y}<br>total_handgun=%{z}<extra></extra>", "legendgroup": "Wyoming", "line": {"color": "#636efa", "dash": "solid"}, "mode": "lines", "name": "Wyoming", "scene": "scene", "showlegend": true, "type": "scatter3d", "x": [1999, 2000, 2001, 2002, 2003, 2004, 2005, 2006, 2007, 2008, 2009, 2010, 2011, 2012, 2013, 2014, 2015, 2016, 2017, 2018], "y": [4.939, 5.087, 5.077, 5.119, 5.141, 5.18, 5.214, 5.282, 5.39, 5.489, 5.605, 5.813, 5.842, 5.935, 5.995, 5.999, 6.032, 6.017, 5.962, 5.95], "z": [10485, 9308, 9469, 9157, 9214, 9488, 10310, 11494, 12158, 16273, 16830, 15821, 19964, 25790, 28577, 23588, 24251, 24360, 22066, 23556]}], "layout": {"legend": {"title": {"text": "state"}, "tracegroupgap": 0}, "margin": {"t": 60}, "scene": {"domain": {"x": [0, 1], "y": [0, 1]}, "xaxis": {"title": {"text": "year"}}, "yaxis": {"title": {"text": "pop_density"}}, "zaxis": {"title": {"text": "total_handgun"}}}}}
